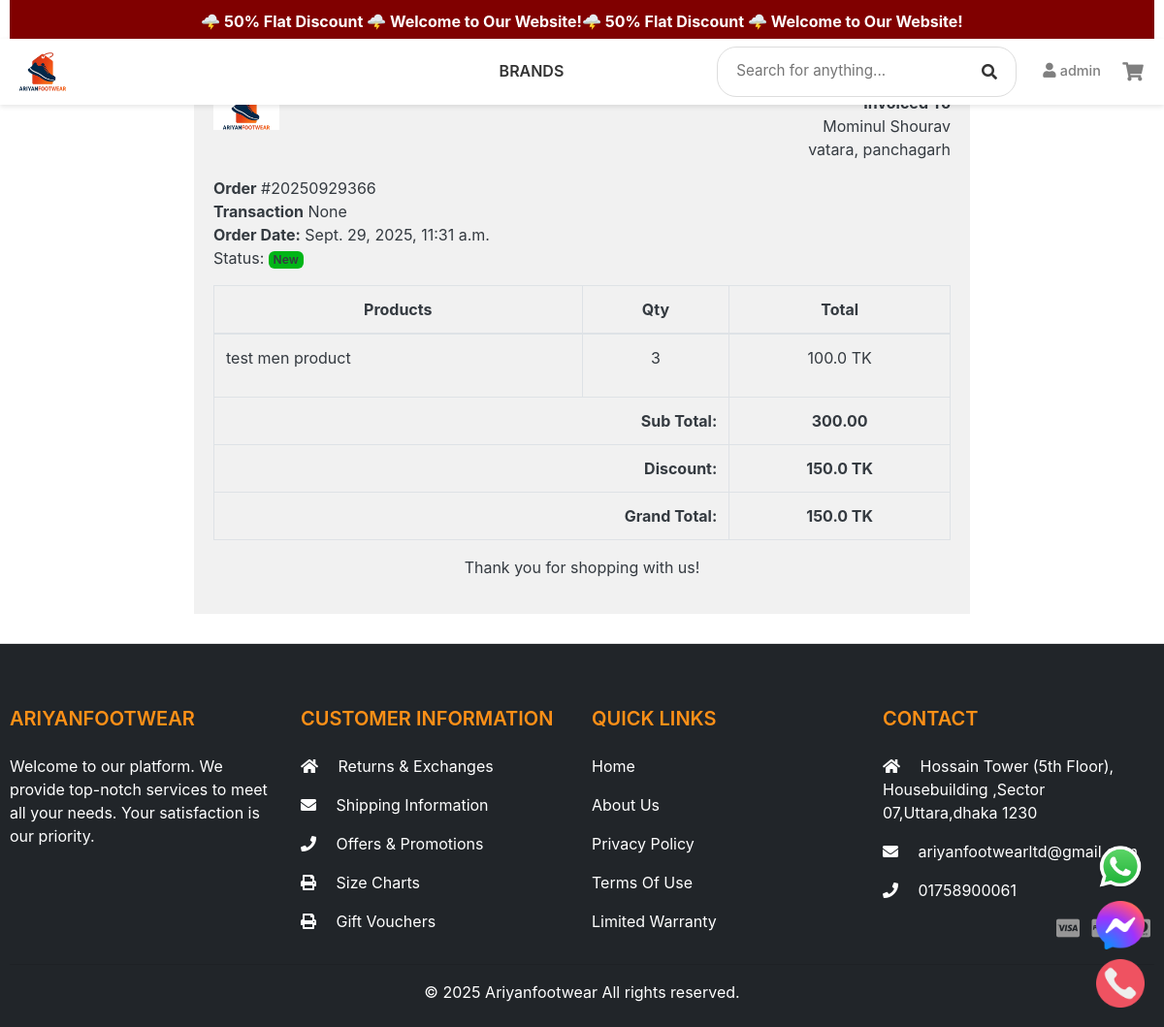
/accounts/order_detail/20250929366/ (signed in), run on the app's committed database.
### accounts/models.py (models this page shows, shortened)
class Account(AbstractBaseUser, PermissionsMixin):
    first_name = models.CharField(max_length=50)
    last_name = models.CharField(max_length=50)
    username = models.CharField(max_length=50, unique=True)
    email = models.EmailField(max_length=100, unique=True)
    phone_number = models.CharField(max_length=50)
    date_joined = models.DateTimeField(auto_now_add=True)
    last_login = models.DateTimeField(auto_now=True)
    is_admin = models.BooleanField(default=False)
    is_staff = models.BooleanField(default=False)
    is_active = models.BooleanField(default=False)
    is_superadmin = models.BooleanField(default=False)
    is_superuser = models.BooleanField(default=False)
    USERNAME_FIELD = 'email'
    REQUIRED_FIELDS = ['username', 'first_name', 'last_name']
    objects = MyAccountManager()

### orders/models.py (models this page shows, shortened)
class Order(models.Model):
    PAYMENT_METHOD = (
        ('Cash on Delivery', 'Cash on Delivery'),
        ('SSLcommerz', 'SSLcommerz'),
    )
    STATUS = (
        ('New', 'New'),
        ('Accepted', 'Accepted'),
        ('On the way', 'On the way'),
        ('Completed', 'Completed'),
        ('Cancelled', 'Cancelled'),
        ('Shipped', 'Shipped'),
    )
    user = models.ForeignKey(Account, on_delete=models.SET_NULL, null=True)
    payment = models.ForeignKey(Payment, on_delete=models.SET_NULL, blank=True, null=True)
    payment_method = models.CharField(max_length=20, choices=PAYMENT_METHOD, default="Cash on Delivery")
    order_number = models.CharField(max_length=20)
    first_name = models.CharField(max_length=50)
    last_name = models.CharField(max_length=50)
    phone = models.CharField(max_length=15)
    email = models.EmailField(max_length=50)
    address_line_1 = models.CharField(max_length=50)
    address_line_2 = models.CharField(max_length=50)
    order_note = models.CharField(max_length=100, blank=True)
    order_total = models.FloatField()
    discount = models.FloatField()
    status = models.CharField(max_length=10, choices=STATUS, default="New")
    ip = models.CharField(blank=True, max_length=20)
    is_ordered = models.BooleanField(default=False)
    created_at = models.DateTimeField(auto_now_add=True)
    updated_at = models.DateTimeField(auto_now=True)
    pathao_city_id = models.IntegerField(null=True, blank=True)
    pathao_zone_id = models.IntegerField(null=True, blank=True)
    pathao_area_id = models.IntegerField(null=True, blank=True)
    def full_name(self):
        return f"{self.first_name} {self.last_name}"
    def full_address(self):
        return f"{self.address_line_1}, {self.address_line_2}"

class OrderProduct(models.Model):
    order = models.ForeignKey(Order, on_delete=models.CASCADE)
    payment = models.ForeignKey(Payment, on_delete=models.SET_NULL, blank=True, null=True)
    user = models.ForeignKey(settings.AUTH_USER_MODEL, on_delete=models.CASCADE)
    product = models.ForeignKey(Product, on_delete=models.CASCADE)
    variation_combination = models.ForeignKey(VariationCombination, on_delete=models.SET_NULL, null=True, blank=True)
    color = models.CharField(max_length=100, blank=True)
    size = models.CharField(max_length=100, blank=True)
    quantity = models.IntegerField()
    product_price = models.FloatField()
    total_amount = models.IntegerField(default=10)
    ordered = models.BooleanField(default=False)
    created_at = models.DateTimeField(auto_now_add=True)
    updated_at = models.DateTimeField(auto_now=True)

### store/models.py (models this page shows, shortened)
class Product(models.Model):
    name = models.CharField(max_length=255, unique=True)
    slug = models.SlugField(max_length=200, unique=True)
    description = models.TextField(max_length=500, blank=True)
    price = models.DecimalField(max_digits=10, decimal_places=2)
    discount_percentage = models.DecimalField(max_digits=5, decimal_places=2, null=True, blank=True)
    images = models.ImageField(upload_to='photos/products')
    stock = models.PositiveIntegerField(default=0)  # 🔑 product-level stock
    is_available = models.BooleanField(default=True)
    category = models.ForeignKey(Category, on_delete=models.CASCADE, related_name='products', null=True, blank=True)
    created_date = models.DateTimeField(auto_now_add=True)
    modified_date = models.DateTimeField(auto_now=True)
    brand = models.ForeignKey(Brand, on_delete=models.CASCADE, null=True, blank=True)  # New field
    created_at = models.DateTimeField(auto_now_add=True)

### accounts/views.py (the view)
# urls.py: path("order_detail/<int:order_id>/", views.order_detail, name='order_detail'),
@login_required(login_url='login')
def order_detail(request, order_id):
    order_detail = OrderProduct.objects.filter(order__order_number=order_id)
    order = Order.objects.get(order_number=order_id)
    subtotal = 0
    for i in order_detail:
        subtotal += i.product.price * i.quantity
    context = {
        'order_detail': order_detail,
        'order': order,
        'subtotal': subtotal,
    }
    return render(request, 'accounts/order_detail.html', context)

### carts/context_processors.py (called while the page is built)
def counter(request):
    cart_count = 0
    if 'admin' in request.path:
        return {}
    else:
        try:
            cart = Cart.objects.filter(cart_id = _cart_id(request))
            if request.user.is_authenticated:
                cart_items = CartItem.objects.all().filter(user=request.user)
            else:
                cart_items = CartItem.objects.all().filter(cart = cart[:1])
            for cart_item in cart_items:
                cart_count += cart_item.quantity
        except Cart.DoesNotExist:
            cart_count = 0
    return dict(cart_count=cart_count)

### carts/views.py (called while the page is built)
def _cart_id(request):
    cart = request.session.session_key
    if not cart:
        cart = request.session.create()
    return cart

### category/context_processors.py (called while the page is built)
def menu_links(request):
    links = Category.objects.all()
    return dict(links = links)

### templates/accounts/order_detail.html (shortened to what this page needs)
{% extends "base.html" %}
{% load static %}
{% block content %}
<div class="container" style="margin: 0 auto;width: 90%;max-width: 800px;padding: 20px;background: #f1f1f1;margin-top: 30px;margin-bottom: 30px;">
    <div class="row invoice row-printable">
        <div class="col-md-12">
            <div class="panel panel-default plain" id="dash_0">
                <div class="panel-body p30">
                    <div class="row">
                        <div class="col-lg-6">
                            <div class="invoice-logo"><img src="{% static '/images/e_com.png' %}" alt="Invoice logo" style="max-height: 40px;"></div>
                        </div>
                        <div class="col-lg-6">
                            <div class="invoice-from">
                                <ul class="list-unstyled text-right">
                                    <li><strong>Invoiced To</strong></li>
                                    <li>{{order.full_name}}</li>
                                    <li>{{order.full_address}}</li>
                                </ul>
                            </div>
                        </div>
                        <div class="col-lg-12">
                            <div class="invoice-details mt25">
                                <div class="well">
                                    <ul class="list-unstyled mb0">
                                        <li><strong>Order</strong> #{{order.order_number}}</li>
                                        <li><strong>Transaction</strong> {{order.payment_id}}</li>
                                        <li><strong>Order Date:</strong> {{order.created_at}}</li>
                                        <p>Status: <span class="badge bg-success">{{order.status}}</span></p>
                                    </ul>
                                </div>
                            </div>
                            <div class="invoice-items">
                                <div class="table-responsive">
                                    <table class="table table-bordered">
                                        <thead>
                                            <tr>
                                                <th class="text-center" style="width: 50%;">Products</th>
                                                <th class="text-center" style="width: 20%;">Qty</th>
                                                <th class="text-center" style="width: 30%;">Total</th>
                                            </tr>
                                        </thead>
                                        <tbody>
                                            {% for item in order_detail %}
                                                <tr>
                                                    <td>{{ item.product.name }}
                                                    </td>
                                                    <td class="text-center">{{ item.quantity }}</td>
                                                    <td class="text-center">{{ item.product_price }} TK</td>
                                                </tr>
                                            {% endfor %}
                                        </tbody>
                                        <tfoot>
                                            <tr>
                                                <th colspan="2" class="text-right">Sub Total:</th>
                                                <th class="text-center">{{ subtotal }}</th>
                                            </tr>
                                            <tr>
                                                <th colspan="2" class="text-right">Discount:</th>
                                                <th class="text-center">{{ order.discount }} TK</th>
                                            </tr>
                                            <tr>
                                                <th colspan="2" class="text-right">Grand Total:</th>
                                                <th class="text-center">{{ order.order_total }} TK</th>
                                            </tr>
                                        </tfoot>
                                    </table>
                                </div>
                            </div>
                            <div class="invoice-footer mt25">
                                <p class="text-center">Thank you for shopping with us!</p>
                            </div>
                        </div>
                    </div>
                </div>
            </div>
        </div>
    </div>
    </div>
{% endblock %}

### templates/includes/navbar.html (shortened to what this page needs)
{% load static %}
<header>
    <nav class="navbar navbar-expand-lg navbar-light bg-white fixed-top" id="mainNavbar">
        <div class="container">
            <a href="{% url 'home' %}" class="navbar-brand order-2 mx-auto mx-lg-0">
                <img src="{% static 'images/e_com.png' %}" alt="Ariyan Footwear Logo" class="logo">
            </a>
            <div class="collapse navbar-collapse order-4" id="navbarContent">
                <ul class="navbar-nav mx-auto category-list">
                    <li class="nav-item position-relative">
                        <a class="nav-link" href="#">Brands</a>
                    </li>
                </ul>
                <ul class="navbar-nav align-items-center">
                    <li class="nav-item d-none d-lg-block">
                        <form action="{% url 'search' %}" class="search-form" method="GET">
                            <div class="search-wrapper">
                                <input type="text" class="search-input" placeholder="Search for anything..." name="keyword" autocomplete="off">
                                <button type="submit" class="search-btn">
                                    <i class="fa fa-search"></i>
                                </button>
                            </div>
                        </form>
                    </li>
                    <li class="nav-item d-none d-lg-block">
                        {% if user.id is none %}
                            <a href="{% url 'login' %}" class="nav-link auth-link">
                                <i class="fa fa-user me-1"></i> Sign In
                            </a>
                        {% else %}
                            <a class="nav-link user-link" href="{% url 'dashboard' %}">
                                <i class="fa fa-user me-1"></i>
                                <span class="user-name d-none d-xl-inline">{{ user.first_name }}</span>
                            </a>
                        {% endif %}
                    </li>
                    <li class="nav-item d-none d-lg-block">
                        <a href="{% url 'cart' %}" class="nav-link cart-link">
                            <div class="cart-container">
                                <i class="fa fa-shopping-cart"></i>
                            </div>
                        </a>
                    </li>
                </ul>
            </div>
        </div>
    </nav>
</header>

### templates/base.html (style rules this page uses)
body { overflow-x: hidden; }

### templates/includes/navbar.html (style rules this page uses)
.navbar { padding: 0.5rem 0; box-shadow: 0 2px 5px rgba(0,0,0,0.1); z-index: 1000; transition: top 0.3s ease; }
#mainNavbar { top: 40px; }
.navbar-brand img { height: 40px; transition: transform 0.3s ease; }
.category-list .nav-link { font-weight: 600; text-transform: uppercase; color: #333; padding: 0.5rem 1rem; transition: color 0.3s, border-bottom 0.3s; border-bottom: 2px solid transparent; }
.search-form { max-width: 400px; margin: 0 1rem; }
.search-wrapper { display: flex; align-items: center; background: #fff; border: 1px solid #ddd; border-radius: 20px; padding: 0.4rem 0.8rem; transition: all 0.3s ease; }
.search-input { border: none; background: transparent; padding: 0.4rem; width: 100%; outline: none; font-size: 0.95rem; }
.search-btn { background: transparent; border: none; padding: 0.4rem; color: #333; cursor: pointer; transition: color 0.3s ease; }
.auth-link, .user-link { color: #333; font-weight: 500; font-size: 0.95rem; padding: 0.5rem; transition: color 0.3s ease; }
.user-name { font-size: 0.9rem; }
.cart-container { position: relative; display: flex; align-items: center; justify-content: center; }
.cart-link { font-size: 1.2rem; color: #333; }

### data on the page
Account: first_name "admin"
Order: full_name "Mominul Shourav", full_address "vatara, panchagarh", order_number "20250929366", payment_id "None", created_at "Sept. 29, 2025, 11:31 a.m.", status "New", discount "150.0", order_total "150.0"
OrderProduct: product.name "test men product", quantity "3", product_price "100.0"

### other printed values
{{ subtotal }} "300.00"
